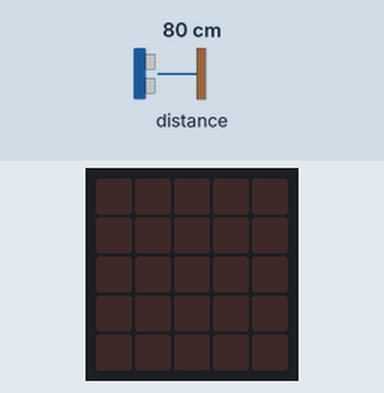
Bench run of a program on a simulated BBC micro:bit (MakeCode). Parts: the board's 5×5 LED display. The inputs (shaded band) are chosen by the test bench; at power-on: distance to the obstacle 80 cm.

Above: at 1.2 s.
1.3 s: distance to the obstacle set to 2 cm
At 2.2 s:
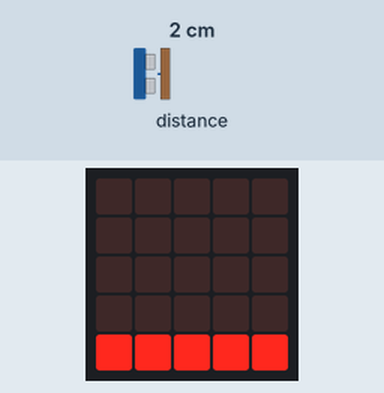
2.8 s: distance to the obstacle set to 4 cm
4.3 s: distance to the obstacle set to 7 cm
At 5.8 s:
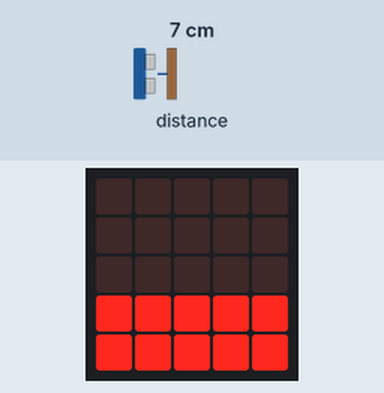
6.1 s: distance to the obstacle set to 9 cm
7.6 s: distance to the obstacle set to 12 cm
At 8.8 s:
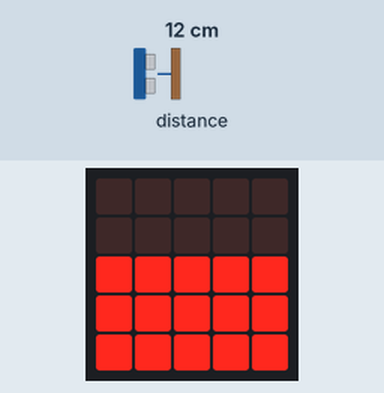
9.1 s: distance to the obstacle set to 17 cm
At 10.7 s:
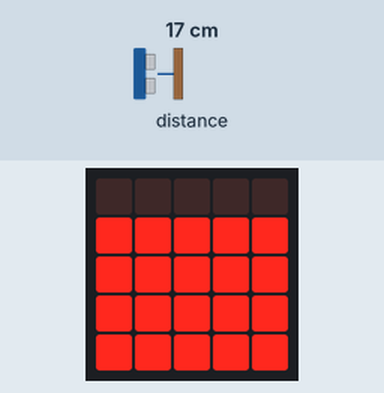
Timing chart, 0 to 11.8 s (numbered marks = the images above; inputs shaded):
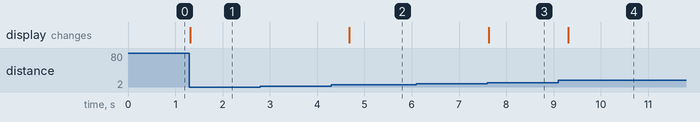

Measured:
- the behaviour switches between 5 and 6 cm on distance to the obstacle (found by bisection; images 1 and 2)
- the behaviour switches between 10 and 11 cm on distance to the obstacle (found by bisection; images 2 and 3)
- the behaviour switches between 15 and 16 cm on distance to the obstacle (found by bisection; images 3 and 4)
- after the input at 1.3 s, the display: changes at once (image 1)
- after the input at 2.8 s, every drawn part: stays the same
- after the input at 4.3 s, the display: changes after 0.38 s (image 2)
- after the input at 6.1 s, every drawn part: stays the same
- after the input at 7.6 s, the display: changes at once (image 3)
- after the input at 9.1 s, the display: changes after 0.21 s (image 4)

The program:

main.ts
```typescript
let distance = 0
basic.forever(function () {
    distance = sonar.ping(
    DigitalPin.P0,
    DigitalPin.P1,
    PingUnit.Centimeters
    )
    if (distance <= 5) {
        basic.showLeds(`
            . . . . .
            . . . . .
            . . . . .
            . . . . .
            # # # # #
            `)
    } else if (distance <= 10) {
        basic.showLeds(`
            . . . . .
            . . . . .
            . . . . .
            # # # # #
            # # # # #
            `)
    } else if (distance <= 15) {
        basic.showLeds(`
            . . . . .
            . . . . .
            # # # # #
            # # # # #
            # # # # #
            `)
    } else if (distance <= 20) {
        basic.showLeds(`
            . . . . .
            # # # # #
            # # # # #
            # # # # #
            # # # # #
            `)
    } else if (distance <= 25) {
        basic.showLeds(`
            # # # # #
            # # # # #
            # # # # #
            # # # # #
            # # # # #
            `)
    }
})
```

test.ts
```typescript
// les tests vont ici ; cela ne sera pas compilé si ce paquet est utilisé en tant qu'extension.
```
